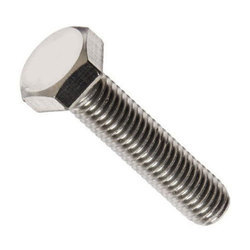
#> input picture edgedetection/Dataset/bolt.JPG, 250 x 250 px
$ python prewitt.py
#> lines starting #> are read from the running program, lines starting #| are printed output that depends on the picture
from PIL import Image
import math


def prewitt(imgpath, imgname):
#> called with imgpath = '../Dataset/', imgname = 'bolt'
    inputImg = Image.open(imgpath + imgname + ".JPG").convert("L")
    print(inputImg.load)
#| <bound method Image.load of <PIL.Image.Image image mode=L size=250x250 at 0x7F0014AC9090>>
    width, height = inputImg.size
#> width = 250; height = 250
    mat = inputImg.load()

    prewittx = [[-1, 0, 1], [-1, 0, 1], [-1, 0, 1]]
    prewitty = [[1, 1, 1], [0, 0, 0], [-1, -1, -1]]

    outputImg = Image.new('L', (width, height))
#> outputImg: PIL image 250x250 L; every value is 0
    prewittMat = outputImg.load()

    for row in range(width-2):
        for col in range(height-2):
            Gx = 0
            Gy = 0
            for i in range(2):
                for j in range(2):
                    val = mat[row+i, col+j]
                    Gx += prewittx[i][j] * val
                    Gy += prewitty[i][j] * val

                prewittMat[row+1, col+1] = int(math.sqrt(Gx*Gx + Gy*Gy))

    outputImg.save("./results/" + imgname + "-prewitt.jpg")
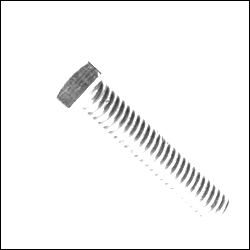
#> saved as bolt-prewitt.jpg: PIL image 250x250 L; min 0, max 255, mean 244.7


prewitt("../Dataset/", 'bolt')

$ run again, with edgedetection/Dataset/i10.JPG copied over edgedetection/Dataset/bolt.JPG
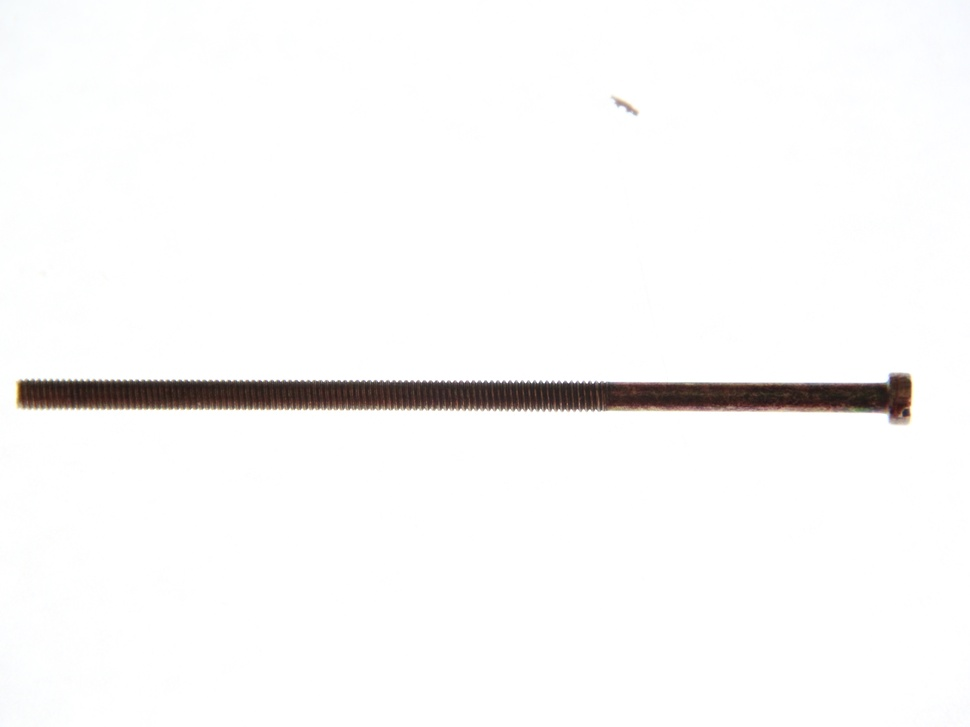
#> input picture edgedetection/Dataset/i10.JPG, 970 x 727 px, shrunk from 4608 x 3456 before the run
#| <bound method Image.load of <PIL.Image.Image image mode=L size=970x727 at 0x7F00260BE190>>
#> outputImg: PIL image 970x727 L; every value is 0
#> in prewitt, `outputImg.save("./results/" + imgname + "-prewitt.jpg")`:
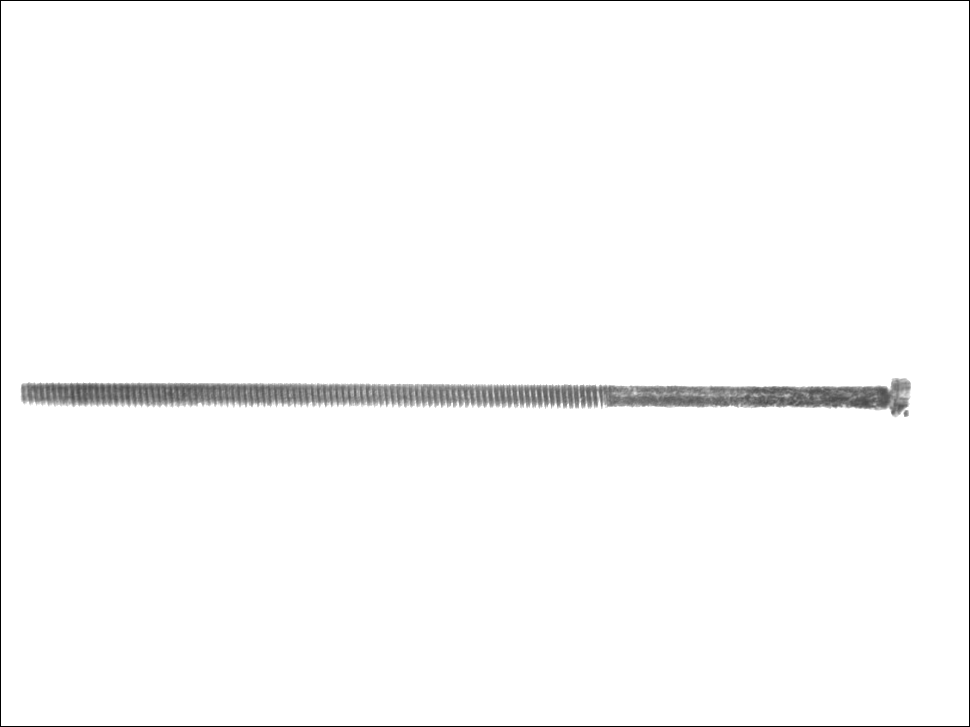
#> saved as bolt-prewitt.jpg: PIL image 970x727 L; min 0, max 255, mean 250.5

$ run again, with edgedetection/Dataset/i11.JPG copied over edgedetection/Dataset/bolt.JPG
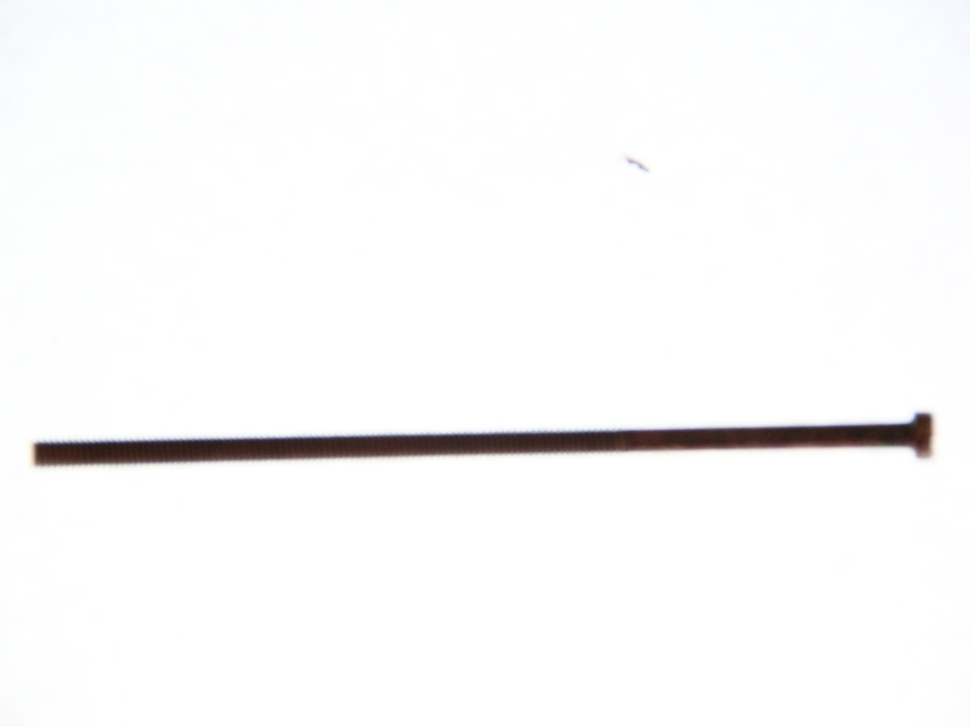
#> input picture edgedetection/Dataset/i11.JPG, 970 x 727 px, shrunk from 4608 x 3456 before the run
#| <bound method Image.load of <PIL.Image.Image image mode=L size=970x727 at 0x7F0014B11E50>>
#> outputImg: PIL image 970x727 L; every value is 0
#> in prewitt, `outputImg.save("./results/" + imgname + "-prewitt.jpg")`:
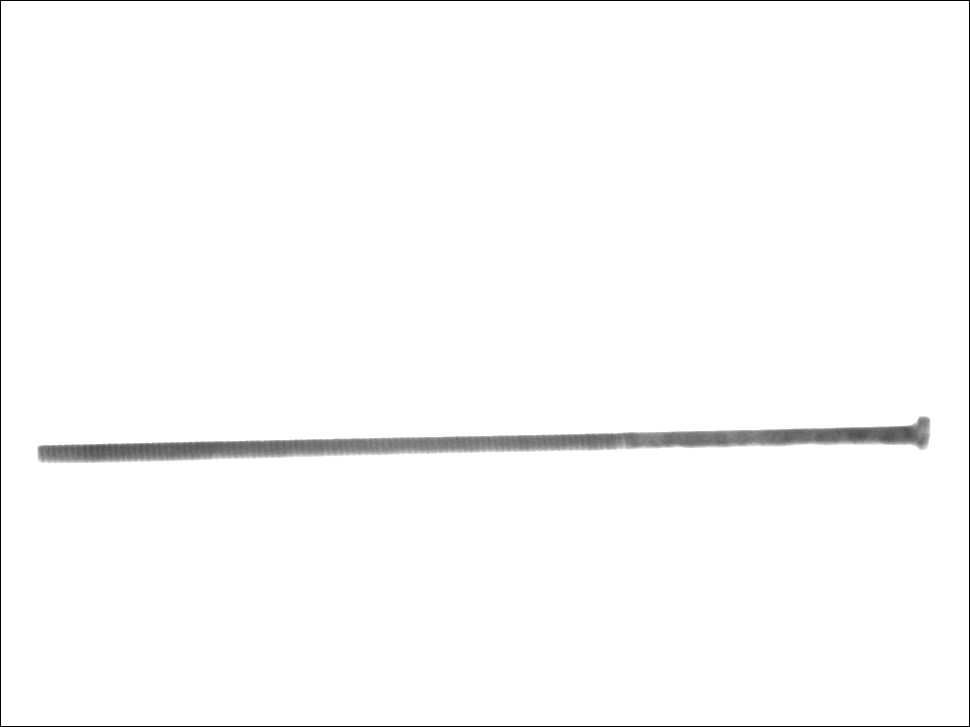
#> saved as bolt-prewitt.jpg: PIL image 970x727 L; min 0, max 255, mean 251.1

$ run again, with edgedetection/Dataset/i12.JPG copied over edgedetection/Dataset/bolt.JPG
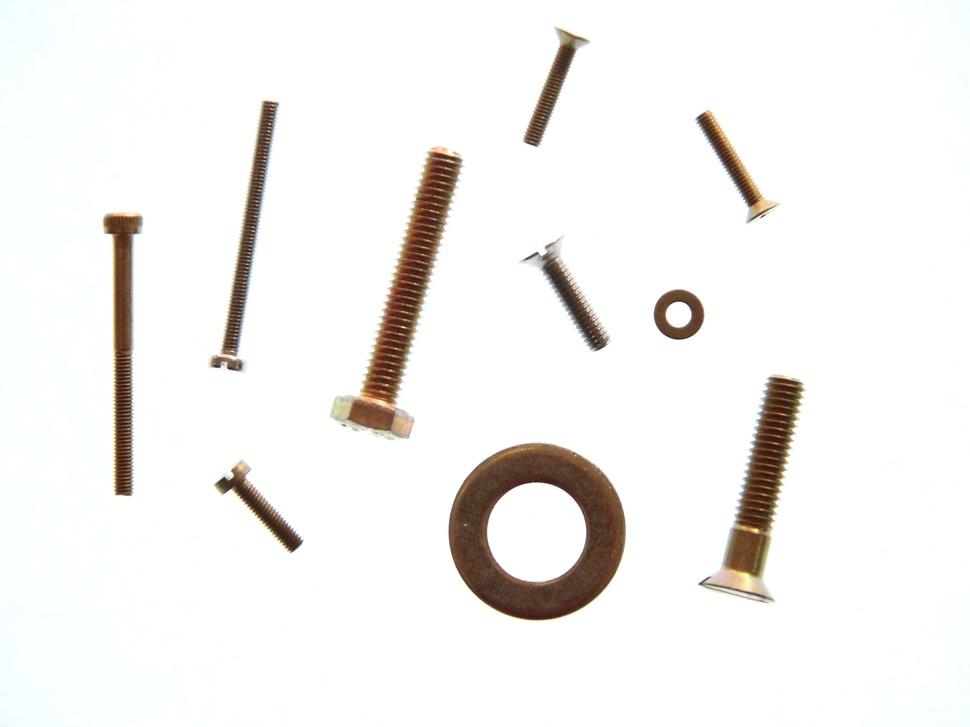
#> input picture edgedetection/Dataset/i12.JPG, 970 x 727 px, shrunk from 4608 x 3456 before the run
#> in prewitt, `inputImg = Image.open(imgpath + imgname + ".JPG").convert("L")`:
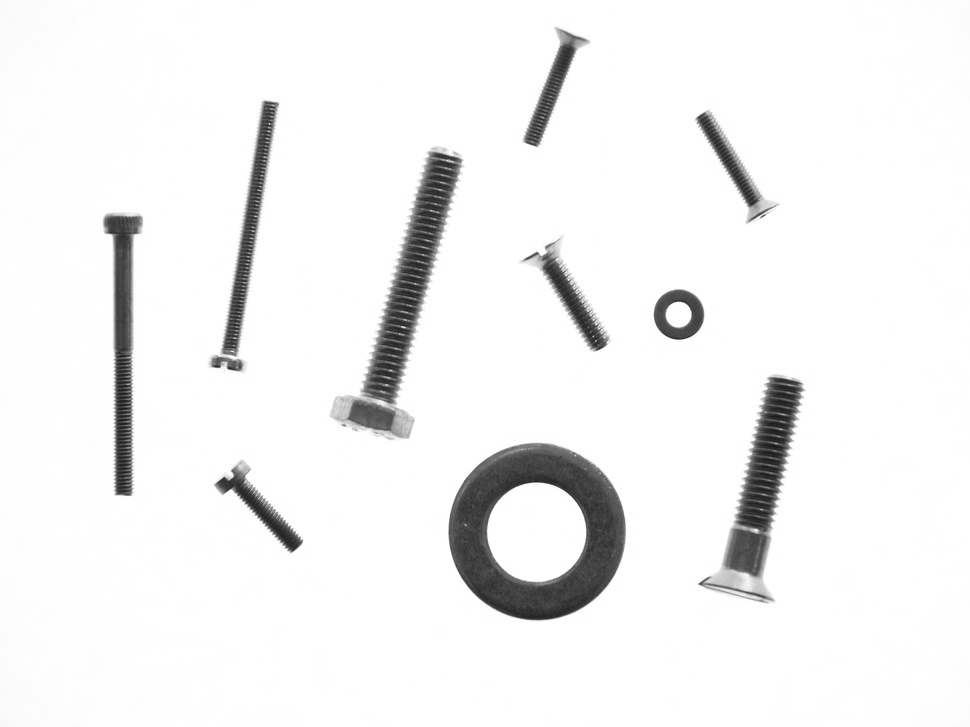
#> inputImg: PIL image 970x727 L; min 25, max 255, mean 241.3
#| <bound method Image.load of <PIL.Image.Image image mode=L size=970x727 at 0x7F0025B5F050>>
#> outputImg: PIL image 970x727 L; every value is 0
#> in prewitt, `outputImg.save("./results/" + imgname + "-prewitt.jpg")`:
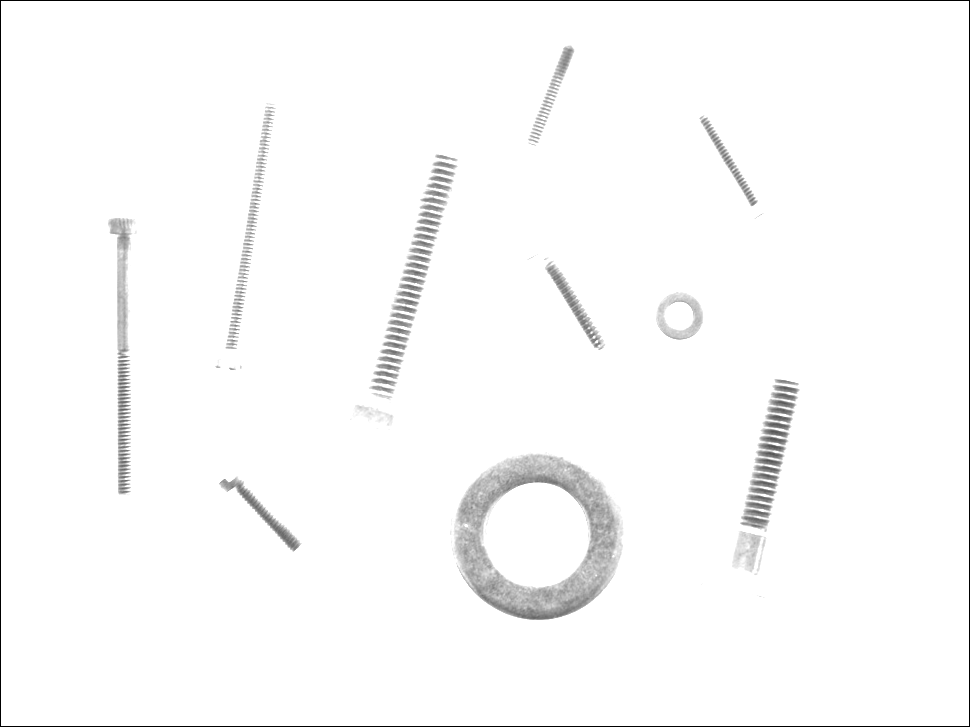
#> saved as bolt-prewitt.jpg: PIL image 970x727 L; min 0, max 255, mean 250.2
